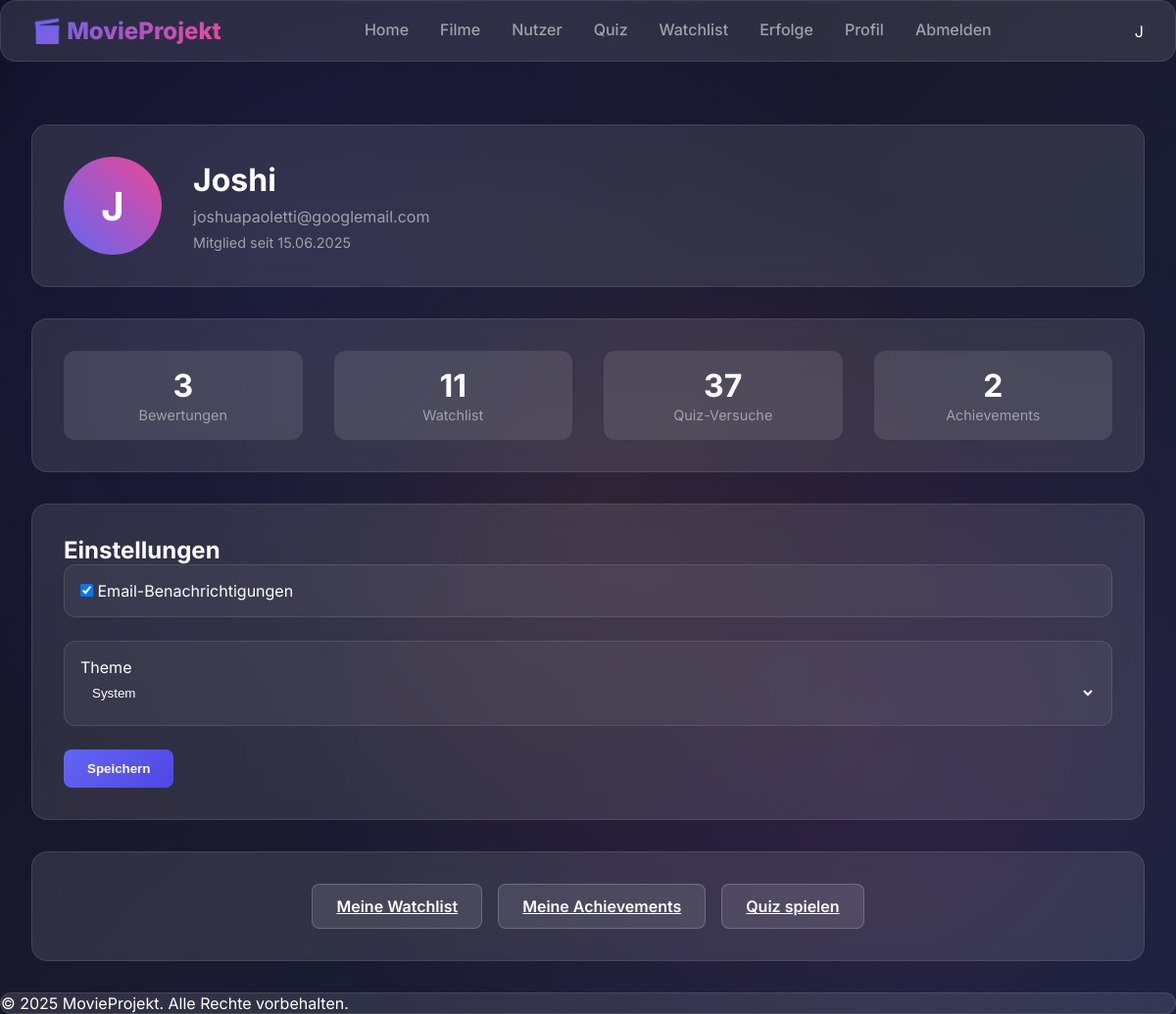
Screenshot of /profile (signed in) with the database file from the repository.
### data_models.py (models this page shows, shortened)
class User(UserMixin, Base):
    __tablename__ = 'users'
    id = Column(Integer, primary_key=True)
    name = Column(String)  # Für Abwärtskompatibilität
    username = Column(String, unique=True)
    email = Column(String, unique=True)
    password_hash = Column(String)
    theme = Column(String, default='system')
    email_notifications = Column(Boolean, default=True)
    favorite_movie_id = Column(Integer, ForeignKey('movies.id'))
    created_at = Column(DateTime, default=datetime.utcnow)
    favorite_movie = relationship("Movie", foreign_keys=[favorite_movie_id])
    reviews = relationship("Review", back_populates="user")
    watchlist_items = relationship("WatchlistItem", back_populates="user")
    quiz_attempts = relationship("QuizAttempt", back_populates="user")
    achievements = relationship("Achievement", secondary="user_achievements", back_populates="users", overlaps="achievements")
    suggested_questions = relationship("SuggestedQuestion", back_populates="user")
    user_movies = relationship("UserMovie", back_populates="user")
    @property
    def is_authenticated(self):
        return True

### app.py (the view)
@app.route('/profile')
@login_required
def profile():
    with data_manager.SessionFactory() as session:
        user = session.get(User, current_user.id, options=[
            joinedload(User.reviews),
            joinedload(User.watchlist_items),
            joinedload(User.quiz_attempts),
            joinedload(User.achievements)
        ])
        if not user:
            flash('Benutzer nicht gefunden.', 'error')
            return redirect(url_for('home'))
        if not user.reviews:
            user.reviews = []
        if not user.watchlist_items:
            user.watchlist_items = []
        if not user.quiz_attempts:
            user.quiz_attempts = []
        if not user.achievements:
            user.achievements = []
        with data_manager.SessionFactory() as session:
            from sqlalchemy import func
            user.reviews_count = len(user.reviews)
            user.watchlist_count = len(user.watchlist_items)
            user.quiz_attempts_count = len(user.quiz_attempts)
            user.achievements_count = len(user.achievements)
        user_stats = {
            'reviews_count': len(user.reviews),
            'watchlist_count': len(user.watchlist_items),
            'quiz_attempts': len(user.quiz_attempts),
            'achievements_count': len(user.achievements),
            'avg_rating': session.query(func.avg(Review.rating)).filter_by(user_id=user.id).scalar() or 0
        }
        return render_template('profile.html',
                            user=user,
                            user_stats=user_stats,  # Füge user_stats zum Template-Kontext hinzu
                            stats=stats if 'stats' in locals() else None)  # Optional: behalte stats für Abwärtskompatibilität

### services/auth_service.py (called while the page is built)
def init_login_manager(app):
    login_manager = LoginManager()
    login_manager.init_app(app)
    login_manager.login_view = 'login'  # Name der Login-Route
    login_manager.login_message = 'Bitte melden Sie sich an, um diese Seite zu sehen.'
    login_manager.login_message_category = 'info'
    @login_manager.user_loader
    def load_user(user_id):
        from data_models import User
        from datamanager.sqlite_data_manager import SQliteDataManager
        data_manager = SQliteDataManager("sqlite:///movie_app.db")
        with data_manager.SessionFactory() as session:
            return session.query(User).get(int(user_id))
    return login_manager

### templates/profile.html (shortened to what this page needs)
{% extends "base.html" %}
{% block content %}
<div class="profile-container fade-in">
    <div class="profile-header glass-card">
        <div class="profile-avatar">
            <span class="avatar-text">{{ current_user.username[0]|upper }}</span>
        </div>
        <div class="profile-info">
            <h1>{{ current_user.username }}</h1>
            <p class="email">{{ current_user.email }}</p>
            <p class="member-since">Mitglied seit {{ current_user.created_at.strftime('%d.%m.%Y') }}</p>
        </div>
    </div>
    <div class="profile-stats glass-card">
        <div class="stat-grid">
            <div class="stat-item">
                <span class="stat-value">{{ user_stats.reviews_count }}</span>
                <span class="stat-label">Bewertungen</span>
            </div>
            <div class="stat-item">
                <span class="stat-value">{{ user_stats.watchlist_count }}</span>
                <span class="stat-label">Watchlist</span>
            </div>
            <div class="stat-item">
                <span class="stat-value">{{ user_stats.quiz_attempts }}</span>
                <span class="stat-label">Quiz-Versuche</span>
            </div>
            <div class="stat-item">
                <span class="stat-value">{{ user_stats.achievements_count }}</span>
                <span class="stat-label">Achievements</span>
            </div>
        </div>
    </div>
    <div class="settings-section">
        <div class="preferences glass-card">
            <h2>Einstellungen</h2>
            <form method="POST" action="{{ url_for('update_settings') }}" class="preferences-form">
                <div class="form-group glass-card-inner">
                    <label>
                        <input type="checkbox" name="email_notifications"
                               {% if current_user.email_notifications %}checked{% endif %}>
                        Email-Benachrichtigungen
                    </label>
                </div>
                <div class="form-group glass-card-inner">
                    <label>Theme</label>
                    <select name="theme" class="form-input">
                        <option value="system" {% if current_user.theme == 'system' %}selected{% endif %}>
                            System
                        </option>
                    </select>
                </div>
                <button type="submit" class="btn-primary">Speichern</button>
            </form>
        </div>
    </div>
    <div class="profile-actions glass-card">
        <div class="action-links">
            <a href="{{ url_for('watchlist') }}" class="btn-secondary">Meine Watchlist</a>
            <a href="{{ url_for('achievements') }}" class="btn-secondary">Meine Achievements</a>
            <a href="{{ url_for('quiz_home') }}" class="btn-secondary">Quiz spielen</a>
        </div>
    </div>
</div>
{% endblock %}

### templates/base.html (shortened to what this page needs)
<!DOCTYPE html>
<html lang="de">
<head>
    <link rel="stylesheet" href="{{ url_for('static', filename='styles.css') }}">
</head>
<body>
    <div class="animated-background"></div>
    <nav class="main-nav glass-card">
        <div class="nav-brand">
            <a href="/" class="gradient-text">🎬 MovieProjekt</a>
        </div>
        <div class="nav-links">
            <a href="{{ url_for('home') }}" class="nav-link">Home</a>
            <a href="{{ url_for('list_movies') }}" class="nav-link">Filme</a>
            <a href="{{ url_for('list_users') }}" class="nav-link">Nutzer</a>
            <a href="{{ url_for('quiz_home') }}" class="nav-link">Quiz</a>
            {% if current_user.is_authenticated %}
                <a href="{{ url_for('watchlist') }}" class="nav-link">Watchlist</a>
                <a href="{{ url_for('achievements') }}" class="nav-link">Erfolge</a>
                <a href="{{ url_for('profile') }}" class="nav-link">Profil</a>
                <a href="{{ url_for('logout') }}" class="nav-link">Abmelden</a>
            {% else %}
                <a href="{{ url_for('login') }}" class="nav-link">Anmelden</a>
                <a href="{{ url_for('register') }}" class="nav-link">Registrieren</a>
            {% endif %}
        </div>
        {% if current_user.is_authenticated %}
        <div class="user-profile">
            <div class="user-avatar">{{ current_user.username[0]|upper }}</div>
        </div>
        {% endif %}
    </nav>
    <main class="content-container">
        {% block content %}{% endblock %}
    </main>
    <footer class="main-footer glass-card">
        <p>&copy; 2025 MovieProjekt. Alle Rechte vorbehalten.</p>
    </footer>
</body>
</html>

### static/styles.css (style rules this page uses)
:root { --primary: #6366f1; --primary-dark: #4f46e5; --primary-light: #818cf8; --secondary: #ec4899; --accent: #f59e0b; --bg-primary: #0f0f23; --bg-secondary: #1a1a2e; --bg-tertiary: #16213e; --bg-card: rgba(255, 255, 255, 0.05); --bg-glass: rgba(255, 255, 255, 0.1); --bg-modal: rgba(15, 15, 35, 0.95); --text-primary: #ffffff; --text-secondary: #a1a1aa; --text-muted: #71717a; --success: #10b981; --warning: #f59e0b; --error: #ef4444; --info: #3b82f6; --shadow-sm: 0 1px 2px rgba(0, 0, 0, 0.05); --shadow-md: 0 4px 6px -1px rgba(0, 0, 0, 0.1); --shadow-lg: 0 10px 15px -3px rgba(0, 0, 0, 0.1); --shadow-xl: 0 20px 25px -5px rgba(0, 0, 0, 0.1); --shadow-neon: 0 0 20px rgba(99, 102, 241, 0.5); --transition-fast: 0.15s ease; --transition-normal: 0.3s ease; --transition-slow: 0.5s ease; }
* { margin: 0; padding: 0; box-sizing: border-box; }
body { font-family: 'Inter', 'Segoe UI', sans-serif; background: linear-gradient(135deg, var(--bg-primary) 0%, var(--bg-secondary) 50%, var(--bg-tertiary) 100%); color: var(--text-primary); min-height: 100vh; overflow-x: hidden; }
.animated-background { position: fixed; top: 0; left: 0; width: 100%; height: 100%; z-index: -1; background: radial-gradient(circle at 25% 25%, rgba(99, 102, 241, 0.1) 0%, transparent 50%), radial-gradient(circle at 75% 75%, rgba(236, 72, 153, 0.1) 0%, transparent 50%), radial-gradient(circle at 50% 50%, rgba(245, 158, 11, 0.05) 0%, transparent 50%); animation: bgFloat 20s ease-in-out infinite; }
.glass-card { background: var(--bg-glass); backdrop-filter: blur(10px); border: 1px solid rgba(255, 255, 255, 0.1); border-radius: 16px; transition: var(--transition-normal); }
.glass-card-inner { background: var(--bg-card); border-radius: 12px; border: 1px solid rgba(255, 255, 255, 0.1); padding: 1rem; }
.main-nav { position: sticky; top: 0; z-index: 100; padding: 1rem 2rem; margin-bottom: 2rem; display: flex; justify-content: space-between; align-items: center; }
.nav-brand { font-size: 1.5rem; font-weight: 800; }
.gradient-text { background: linear-gradient(135deg, var(--primary), var(--secondary)); -webkit-background-clip: text; -webkit-text-fill-color: transparent; text-decoration: none; }
.nav-links { display: flex; gap: 2rem; }
.nav-link { color: var(--text-secondary); text-decoration: none; font-weight: 500; transition: var(--transition-normal); position: relative; padding-bottom: 0.25rem; }
.nav-link::after { content: ''; position: absolute; bottom: 0; left: 0; width: 0; height: 2px; background: var(--primary); transition: var(--transition-normal); }
.btn-primary { background: linear-gradient(135deg, var(--primary), var(--primary-dark)); color: white; border: none; padding: 0.75rem 1.5rem; border-radius: 8px; font-weight: 600; cursor: pointer; transition: var(--transition-normal); }
.btn-secondary { background: var(--bg-glass); color: var(--text-primary); border: 1px solid rgba(255, 255, 255, 0.2); padding: 0.75rem 1.5rem; border-radius: 8px; font-weight: 600; cursor: pointer; transition: var(--transition-normal); }
.form-group { margin-bottom: 1.5rem; }
.form-input { width: 100%; padding: 0.75rem 1rem; border: none; border-radius: 8px; background: var(--bg-glass); color: var(--text-primary); transition: var(--transition-normal); }
.profile-container { max-width: 800px; margin: 2rem auto; padding: 0 2rem; }
.profile-header { display: flex; align-items: center; gap: 2rem; padding: 2rem; }
.profile-avatar { width: 100px; height: 100px; border-radius: 50%; background: linear-gradient(135deg, var(--primary), var(--secondary)); display: flex; align-items: center; justify-content: center; font-size: 2.5rem; color: white; font-weight: bold; }
.stat-item { text-align: center; padding: 1rem; background: var(--bg-glass); border-radius: 12px; min-width: 120px; }
.stat-value { font-size: 1.8rem; font-weight: bold; color: var(--primary); display: block; }
.stat-label { color: var(--text-secondary); font-size: 0.9rem; }

### rows the page displays
User: username "J", username "Joshi", email "joshuapaoletti@googlemail.com", created_at "15.06.2025", email_notifications "☑", theme "System"

### other values shown
{{ user_stats.reviews_count }} "3"
{{ user_stats.watchlist_count }} "11"
{{ user_stats.quiz_attempts }} "37"
{{ user_stats.achievements_count }} "2"
